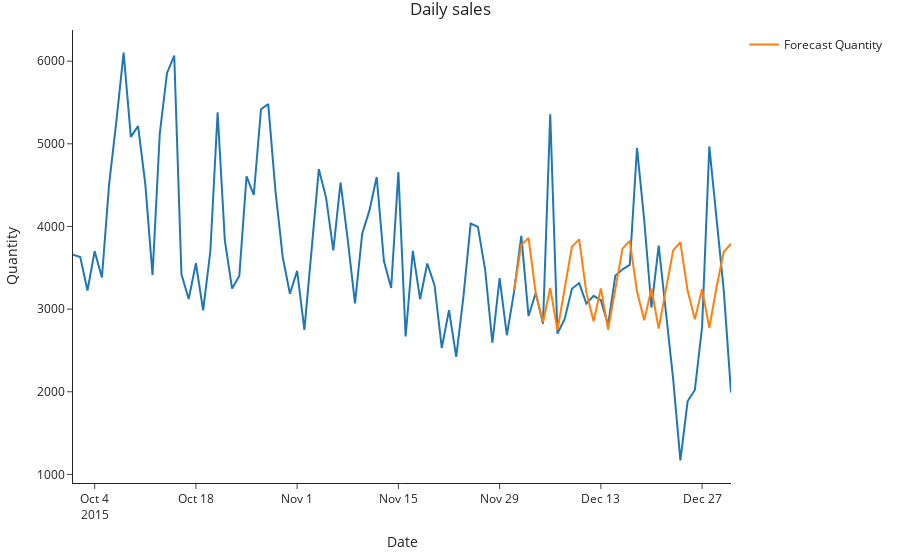

Notebook cell for this chart:
### Code cell
fig = px.line(df_orders["2015-10-01":], x=df_orders["2015-10-01":].index, y="quantity", title='Daily sales', template="simple_white")
# fig.update_traces(line=dict(width=1.5))
fig.add_trace(go.Scatter(x=forecast.index, y=forecast.values, mode='lines', name='Forecast Quantity'))
fig.update_layout(title_x=0.5, margin={'l': 30, 'b': 40, 't': 30, 'r': 40}, hovermode='x unified', hoverlabel=dict(bgcolor="white"))
fig.update_xaxes(title_text="Date")
fig.update_yaxes(title_text="Quantity")
fig.show()
